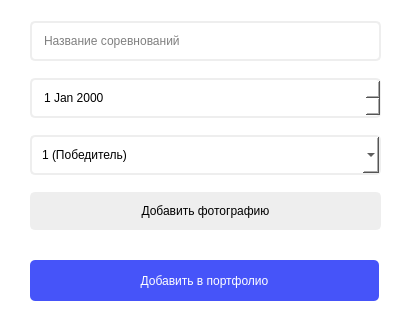
<?xml version="1.0" encoding="UTF-8"?>
<ui version="4.0">
 <class>Form</class>
 <widget class="QWidget" name="Form">
  <property name="geometry">
   <rect>
    <x>0</x>
    <y>0</y>
    <width>404</width>
    <height>321</height>
   </rect>
  </property>
  <property name="windowTitle">
   <string>Form</string>
  </property>
  <property name="styleSheet">
   <string notr="true">background-color: white;</string>
  </property>
  <widget class="QLabel" name="lbl_error">
   <property name="geometry">
    <rect>
     <x>10</x>
     <y>170</y>
     <width>67</width>
     <height>17</height>
    </rect>
   </property>
   <property name="styleSheet">
    <string notr="true">color: red;</string>
   </property>
   <property name="text">
    <string/>
   </property>
  </widget>
  <widget class="QWidget" name="verticalLayoutWidget">
   <property name="geometry">
    <rect>
     <x>30</x>
     <y>10</y>
     <width>351</width>
     <height>233</height>
    </rect>
   </property>
   <layout class="QVBoxLayout" name="verticalLayout">
    <item>
     <widget class="QLineEdit" name="edit_competitions_name">
      <property name="styleSheet">
       <string notr="true">background-color: #ffffff;
border-radius: 5px;
color: black;
padding: 10px;
border: 2px solid #eeeeee;

</string>
      </property>
      <property name="placeholderText">
       <string>Название соревнований</string>
      </property>
     </widget>
    </item>
    <item>
     <widget class="QDateEdit" name="edit_date">
      <property name="styleSheet">
       <string notr="true">background-color: #ffffff;
border-radius: 5px;
color: black;
padding: 10px;
border: 2px solid #eeeeee;

</string>
      </property>
     </widget>
    </item>
    <item>
     <widget class="QComboBox" name="cmb_place">
      <property name="styleSheet">
       <string notr="true">background-color: #ffffff;
border-radius: 5px;
color: black;
padding: 10px;
border: 2px solid #eeeeee;

</string>
      </property>
      <item>
       <property name="text">
        <string>1 (Победитель)</string>
       </property>
      </item>
      <item>
       <property name="text">
        <string>2 (Призер)</string>
       </property>
      </item>
      <item>
       <property name="text">
        <string>3 (Призер)</string>
       </property>
      </item>
      <item>
       <property name="text">
        <string>Участник</string>
       </property>
      </item>
     </widget>
    </item>
    <item>
     <widget class="QPushButton" name="btn_add_photo">
      <property name="styleSheet">
       <string notr="true">background-color: #eeeeee;
border-radius: 5px;
color: black;
padding: 10px;
border: 2px solid #eeeeee;
</string>
      </property>
      <property name="text">
       <string>Добавить фотографию</string>
      </property>
     </widget>
    </item>
   </layout>
  </widget>
  <widget class="QPushButton" name="btn_add_to_portfolio">
   <property name="geometry">
    <rect>
     <x>30</x>
     <y>260</y>
     <width>349</width>
     <height>41</height>
    </rect>
   </property>
   <property name="styleSheet">
    <string notr="true">padding: 10px;
background-color: #4654f9;
border-width: 2px;
border-radius: 5px;
color: white;
</string>
   </property>
   <property name="text">
    <string>Добавить в портфолио</string>
   </property>
  </widget>
 </widget>
 <resources/>
 <connections/>
</ui>
